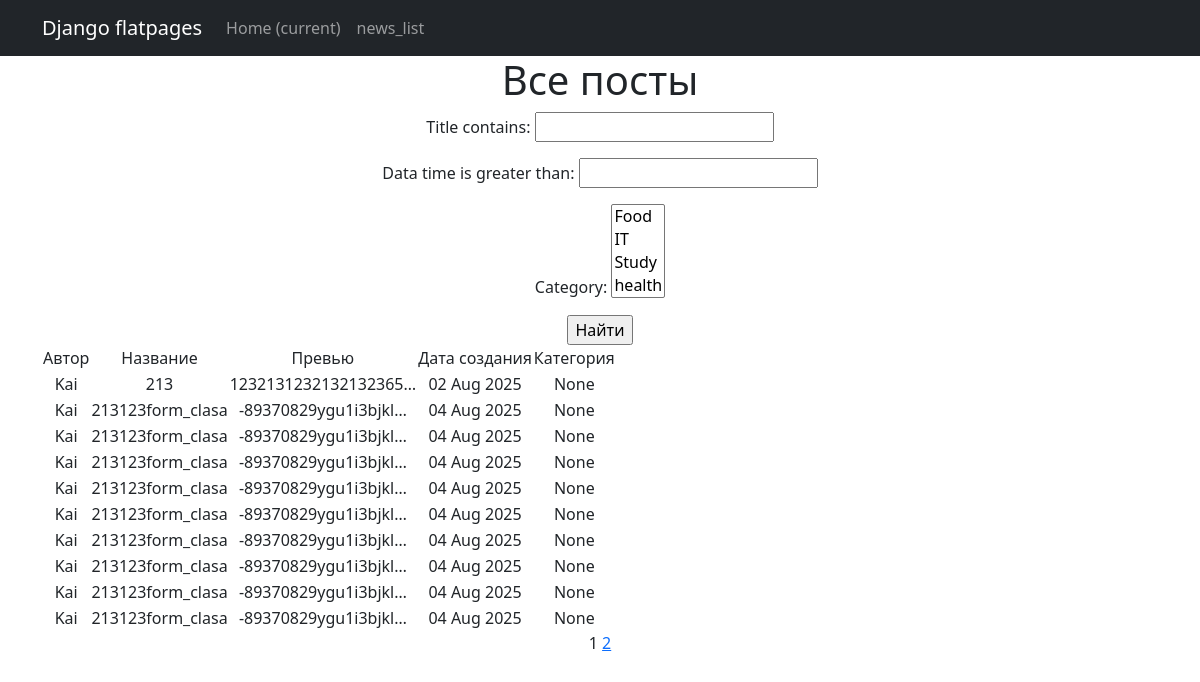
Page /news/ on the committed database.
### news/models.py (models this page shows, shortened)
class Post(models.Model):
    author=models.ForeignKey(Author,on_delete=models.CASCADE,related_name='Author')
    Choises=(
        ('article','статья'),
        ('new','новость')
    )
    rating=models.IntegerField(default=0)
    data_time=models.DateTimeField(auto_now_add=True)
    choose=models.CharField(max_length=10,choices=Choises,default='new')
    category=models.ManyToManyField(Category,through='Post_Category')
    title=models.CharField(max_length=32,validators=[MinLengthValidator(2)])
    text=models.TextField(validators=[MinLengthValidator(10)])

class Author(models.Model):
    rating=models.IntegerField(default=0)
    name=models.OneToOneField(User,on_delete=models.CASCADE)

### news/views.py (the view)
# urls.py: path('', AllView.as_view(),name='posts_list'),
class AllView(ListView):
    model=Post
    ordering='title'
    template_name='posts.html'
    context_object_name='posts'
    paginate_by=10
    def get_queryset(self):
        queryset = super().get_queryset()
        self.filterset = PostFilter(self.request.GET, queryset)
        return self.filterset.qs
    def get_context_data(self, **kwargs):
        context = super().get_context_data(**kwargs)
        context['filterset'] = self.filterset
        return context

### news/models.py (called while the page is built)
    def __str__(self):
        return self.name

### news/templatetags/custom_tags.py (called while the page is built)
@register.simple_tag(takes_context=True)
def url_replace(context, **kwargs):
   d = context['request'].GET.copy()
   for k, v in kwargs.items():
       d[k] = v
   return d.urlencode()

### templates/posts.html (shortened to what this page needs)
{% extends 'flatpages/default.html' %}
{% load custom_tags %}
{% block content %}
<h1>Все посты</h1>
   <form action="" method="get">
       {{ filterset.form.as_p }}
       <input type="submit" value="Найти" />
   </form>
{% if posts %}
<table>
    <tr>
        <td>Автор</td>
        <td>Название</td>
        <td>Превью</td>
        <td>Дата создания</td>
        <td>Категория</td>
    </tr>
{% for posts in posts %}
<tr>
    <td>{{ posts.author.name }}</td>
    <td>{{ posts.title }}</td>
    <td>{{ posts.text|truncatechars:20 }}</td>
    <td>{{ posts.data_time|date:'d M Y'}}</td>
    <td>{{posts.category.name}}</td>
                    <td>
                </td>
</tr>
{% endfor %}
</table>
{% else %}
       <h2>Такого нет!</h2>
   {% endif %}
   {{ page_obj.number }}
   {% if page_obj.has_next %}
       <a href="?{% url_replace page=page_obj.next_page_number %}">{{ page_obj.next_page_number }}</a>
   {% endif %}
{% endblock content %}

### rows in the picture
Post: author.name "Kai", title "213", text "1232131232132132365…", data_time "02 Aug 2025", category.name "None"
Post: author.name "Kai", title "213123form_clasa", text "-89370829ygu1i3bjkl…", data_time "04 Aug 2025", category.name "None"
Post: author.name "Kai", title "213123form_clasa", text "-89370829ygu1i3bjkl…", data_time "04 Aug 2025", category.name "None"
Post: author.name "Kai", title "213123form_clasa", text "-89370829ygu1i3bjkl…", data_time "04 Aug 2025", category.name "None"
Post: author.name "Kai", title "213123form_clasa", text "-89370829ygu1i3bjkl…", data_time "04 Aug 2025", category.name "None"
Post: author.name "Kai", title "213123form_clasa", text "-89370829ygu1i3bjkl…", data_time "04 Aug 2025", category.name "None"
Post: author.name "Kai", title "213123form_clasa", text "-89370829ygu1i3bjkl…", data_time "04 Aug 2025", category.name "None"
Post: author.name "Kai", title "213123form_clasa", text "-89370829ygu1i3bjkl…", data_time "04 Aug 2025", category.name "None"
Post: author.name "Kai", title "213123form_clasa", text "-89370829ygu1i3bjkl…", data_time "04 Aug 2025", category.name "None"
Post: author.name "Kai", title "213123form_clasa", text "-89370829ygu1i3bjkl…", data_time "04 Aug 2025", category.name "None"

### other values in the picture
{{ page_obj.number }} "1"
{{ page_obj.next_page_number }} "2"
